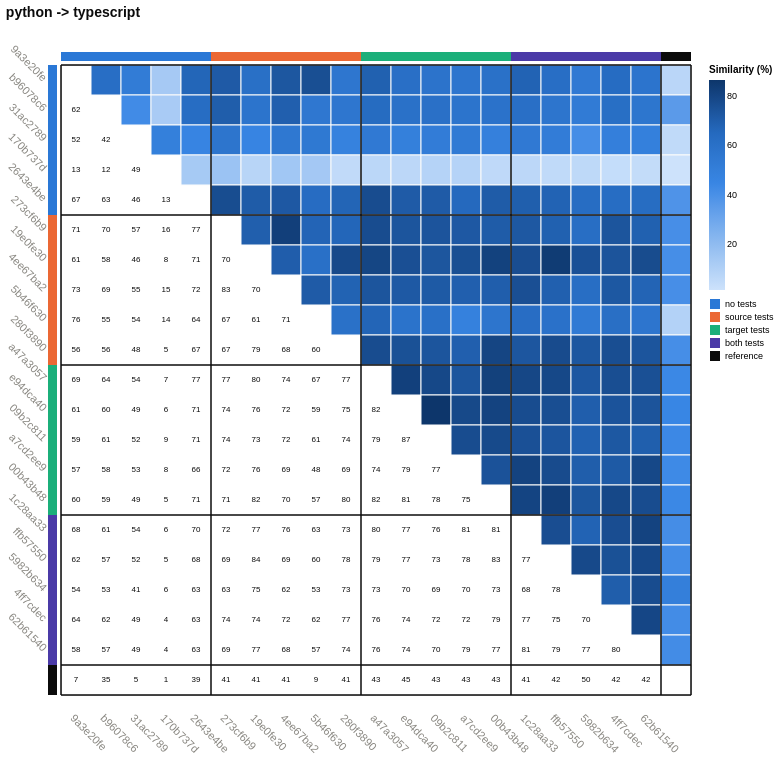

Source (Vega-Lite JSON):
### Vega-Lite specification from a JSON file in a GitHub repository (floating-point values rounded to 4 significant figures; data arrays with more than 128 entries replaced by an {"elided": "..."} marker saying what was removed)
{"config": {"view": {"continuousWidth": 300, "continuousHeight": 300}, "axis": {"labelAngle": 45}}, "layer": [{"data": {"name": "data-2a5d5e9fbb94c6cd2932f00e9a888e53"}, "mark": {"type": "rect", "stroke": "#fcfcfb", "strokeWidth": 1}, "encoding": {"color": {"field": "similarity_pct", "legend": {"gradientLength": 210.0, "labelFontSize": 9, "titleFontSize": 10}, "scale": {"domain": [1.193, 86.63], "range": ["#cde2fb", "#86b6ef", "#3987e5", "#256abf", "#0d366b"]}, "title": "Similarity (%)", "type": "quantitative"}, "x": {"axis": {"domain": false, "labelAngle": 45, "labelColor": {"expr": "datum.label === '' ? '#0b0b0b' : '#898781'"}, "labelFontSize": 11, "labelFontWeight": {"expr": "datum.label === '' ? 'bold' : 'normal'"}, "labelPadding": 17, "ticks": false}, "field": "port_a", "scale": {"domain": ["9a3e20fe", "b96078c6", "31ac2789", "170b737d", "2643e4be", "273cf6b9", "19e0fe30", "4ee67ba2", "5b46f630", "280f3890", "a47a3057", "e94dca40", "09b2c811", "a7cd2ee9", "00b43b48", "1c28aa33", "ffb57550", "5982b634", "4ff7cdec", "62b61540", ""]}, "title": null, "type": "nominal"}, "y": {"axis": {"domain": false, "labelColor": {"expr": "datum.label === '' ? '#0b0b0b' : '#898781'"}, "labelFontSize": 11, "labelFontWeight": {"expr": "datum.label === '' ? 'bold' : 'normal'"}, "labelPadding": 17, "ticks": false}, "field": "port_b", "scale": {"domain": ["9a3e20fe", "b96078c6", "31ac2789", "170b737d", "2643e4be", "273cf6b9", "19e0fe30", "4ee67ba2", "5b46f630", "280f3890", "a47a3057", "e94dca40", "09b2c811", "a7cd2ee9", "00b43b48", "1c28aa33", "ffb57550", "5982b634", "4ff7cdec", "62b61540", ""]}, "title": null, "type": "nominal"}}}, {"data": {"name": "data-110ffbd7a494e521a6229a077032d508"}, "mark": {"type": "text", "color": "#0b0b0b", "fontSize": 8}, "encoding": {"text": {"field": "similarity_pct", "format": ".0f", "type": "quantitative"}, "x": {"axis": {"domain": false, "labelAngle": 45, "labelColor": {"expr": "datum.label === '' ? '#0b0b0b' : '#898781'"}, "labelFontSize": 11, "labelFontWeight": {"expr": "datum.label === '' ? 'bold' : 'normal'"}, "labelPadding": 17, "ticks": false}, "field": "port_a", "scale": {"domain": ["9a3e20fe", "b96078c6", "31ac2789", "170b737d", "2643e4be", "273cf6b9", "19e0fe30", "4ee67ba2", "5b46f630", "280f3890", "a47a3057", "e94dca40", "09b2c811", "a7cd2ee9", "00b43b48", "1c28aa33", "ffb57550", "5982b634", "4ff7cdec", "62b61540", ""]}, "title": null, "type": "nominal"}, "y": {"axis": {"domain": false, "labelColor": {"expr": "datum.label === '' ? '#0b0b0b' : '#898781'"}, "labelFontSize": 11, "labelFontWeight": {"expr": "datum.label === '' ? 'bold' : 'normal'"}, "labelPadding": 17, "ticks": false}, "field": "port_b", "scale": {"domain": ["9a3e20fe", "b96078c6", "31ac2789", "170b737d", "2643e4be", "273cf6b9", "19e0fe30", "4ee67ba2", "5b46f630", "280f3890", "a47a3057", "e94dca40", "09b2c811", "a7cd2ee9", "00b43b48", "1c28aa33", "ffb57550", "5982b634", "4ff7cdec", "62b61540", ""]}, "title": null, "type": "nominal"}}}, {"data": {"name": "data-415d0101714bba784b2bc3c29e0b19a4"}, "mark": {"type": "rect"}, "encoding": {"color": {"field": "condition", "legend": {"labelFontSize": 9, "symbolType": "square", "title": null}, "scale": {"domain": ["no tests", "source tests", "target tests", "both tests", "reference"], "range": ["#2a78d6", "#eb6834", "#1baf7a", "#4a3aa7", "#0b0b0b"]}, "type": "nominal"}, "x": {"axis": {"domain": false, "labelAngle": 45, "labelColor": {"expr": "datum.label === '' ? '#0b0b0b' : '#898781'"}, "labelFontSize": 11, "labelFontWeight": {"expr": "datum.label === '' ? 'bold' : 'normal'"}, "labelPadding": 17, "ticks": false}, "field": "port", "scale": {"domain": ["9a3e20fe", "b96078c6", "31ac2789", "170b737d", "2643e4be", "273cf6b9", "19e0fe30", "4ee67ba2", "5b46f630", "280f3890", "a47a3057", "e94dca40", "09b2c811", "a7cd2ee9", "00b43b48", "1c28aa33", "ffb57550", "5982b634", "4ff7cdec", "62b61540", ""]}, "title": null, "type": "nominal"}, "y": {"value": -13}, "y2": {"value": -4}}}, {"data": {"name": "data-415d0101714bba784b2bc3c29e0b19a4"}, "mark": {"type": "rect"}, "encoding": {"color": {"field": "condition", "legend": null, "scale": {"domain": ["no tests", "source tests", "target tests", "both tests", "reference"], "range": ["#2a78d6", "#eb6834", "#1baf7a", "#4a3aa7", "#0b0b0b"]}, "type": "nominal"}, "x": {"value": -13}, "x2": {"value": -4}, "y": {"axis": {"domain": false, "labelColor": {"expr": "datum.label === '' ? '#0b0b0b' : '#898781'"}, "labelFontSize": 11, "labelFontWeight": {"expr": "datum.label === '' ? 'bold' : 'normal'"}, "labelPadding": 17, "ticks": false}, "field": "port", "scale": {"domain": ["9a3e20fe", "b96078c6", "31ac2789", "170b737d", "2643e4be", "273cf6b9", "19e0fe30", "4ee67ba2", "5b46f630", "280f3890", "a47a3057", "e94dca40", "09b2c811", "a7cd2ee9", "00b43b48", "1c28aa33", "ffb57550", "5982b634", "4ff7cdec", "62b61540", ""]}, "title": null, "type": "nominal"}}}, {"data": {"name": "data-1b34f20180a30c8fe486905b8213b327"}, "mark": {"type": "rule", "color": "#0b0b0b", "opacity": 0.75, "strokeWidth": 2}, "encoding": {"x": {"bandPosition": 0, "field": "port", "scale": {"domain": ["9a3e20fe", "b96078c6", "31ac2789", "170b737d", "2643e4be", "273cf6b9", "19e0fe30", "4ee67ba2", "5b46f630", "280f3890", "a47a3057", "e94dca40", "09b2c811", "a7cd2ee9", "00b43b48", "1c28aa33", "ffb57550", "5982b634", "4ff7cdec", "62b61540", ""]}, "type": "nominal"}}}, {"data": {"name": "data-1b34f20180a30c8fe486905b8213b327"}, "mark": {"type": "rule", "color": "#0b0b0b", "opacity": 0.75, "strokeWidth": 2}, "encoding": {"y": {"bandPosition": 0, "field": "port", "scale": {"domain": ["9a3e20fe", "b96078c6", "31ac2789", "170b737d", "2643e4be", "273cf6b9", "19e0fe30", "4ee67ba2", "5b46f630", "280f3890", "a47a3057", "e94dca40", "09b2c811", "a7cd2ee9", "00b43b48", "1c28aa33", "ffb57550", "5982b634", "4ff7cdec", "62b61540", ""]}, "type": "nominal"}}}, {"data": {"name": "data-dae1687b7766f38b94517020e43783ee"}, "mark": {"type": "rule", "color": "#0b0b0b", "opacity": 0.75, "strokeWidth": 2}, "encoding": {"x": {"bandPosition": 1, "field": "port", "scale": {"domain": ["9a3e20fe", "b96078c6", "31ac2789", "170b737d", "2643e4be", "273cf6b9", "19e0fe30", "4ee67ba2", "5b46f630", "280f3890", "a47a3057", "e94dca40", "09b2c811", "a7cd2ee9", "00b43b48", "1c28aa33", "ffb57550", "5982b634", "4ff7cdec", "62b61540", ""]}, "type": "nominal"}}}, {"data": {"name": "data-dae1687b7766f38b94517020e43783ee"}, "mark": {"type": "rule", "color": "#0b0b0b", "opacity": 0.75, "strokeWidth": 2}, "encoding": {"y": {"bandPosition": 1, "field": "port", "scale": {"domain": ["9a3e20fe", "b96078c6", "31ac2789", "170b737d", "2643e4be", "273cf6b9", "19e0fe30", "4ee67ba2", "5b46f630", "280f3890", "a47a3057", "e94dca40", "09b2c811", "a7cd2ee9", "00b43b48", "1c28aa33", "ffb57550", "5982b634", "4ff7cdec", "62b61540", ""]}, "type": "nominal"}}}], "height": 630, "resolve": {"scale": {"color": "independent"}}, "title": {"text": "python -> typescript", "anchor": "start", "color": "#0b0b0b", "fontSize": 14, "offset": 23, "subtitleFontSize": 10}, "width": 630, "$schema": "https://vega.github.io/schema/vega-lite/v6.4.1.json", "datasets": {"data-2a5d5e9fbb94c6cd2932f00e9a888e53": {"elided": "210 records"}, "data-110ffbd7a494e521a6229a077032d508": {"elided": "210 records"}, "data-415d0101714bba784b2bc3c29e0b19a4": [{"port": "9a3e20fe", "condition": "no tests"}, {"port": "b96078c6", "condition": "no tests"}, {"port": "31ac2789", "condition": "no tests"}, {"port": "170b737d", "condition": "no tests"}, {"port": "2643e4be", "condition": "no tests"}, {"port": "273cf6b9", "condition": "source tests"}, {"port": "19e0fe30", "condition": "source tests"}, {"port": "4ee67ba2", "condition": "source tests"}, {"port": "5b46f630", "condition": "source tests"}, {"port": "280f3890", "condition": "source tests"}, {"port": "a47a3057", "condition": "target tests"}, {"port": "e94dca40", "condition": "target tests"}, {"port": "09b2c811", "condition": "target tests"}, {"port": "a7cd2ee9", "condition": "target tests"}, {"port": "00b43b48", "condition": "target tests"}, {"port": "1c28aa33", "condition": "both tests"}, {"port": "ffb57550", "condition": "both tests"}, {"port": "5982b634", "condition": "both tests"}, {"port": "4ff7cdec", "condition": "both tests"}, {"port": "62b61540", "condition": "both tests"}, {"port": "", "condition": "reference"}], "data-1b34f20180a30c8fe486905b8213b327": [{"port": "9a3e20fe", "condition": "no tests"}, {"port": "273cf6b9", "condition": "source tests"}, {"port": "a47a3057", "condition": "target tests"}, {"port": "1c28aa33", "condition": "both tests"}, {"port": "", "condition": "reference"}], "data-dae1687b7766f38b94517020e43783ee": [{"port": ""}]}}
